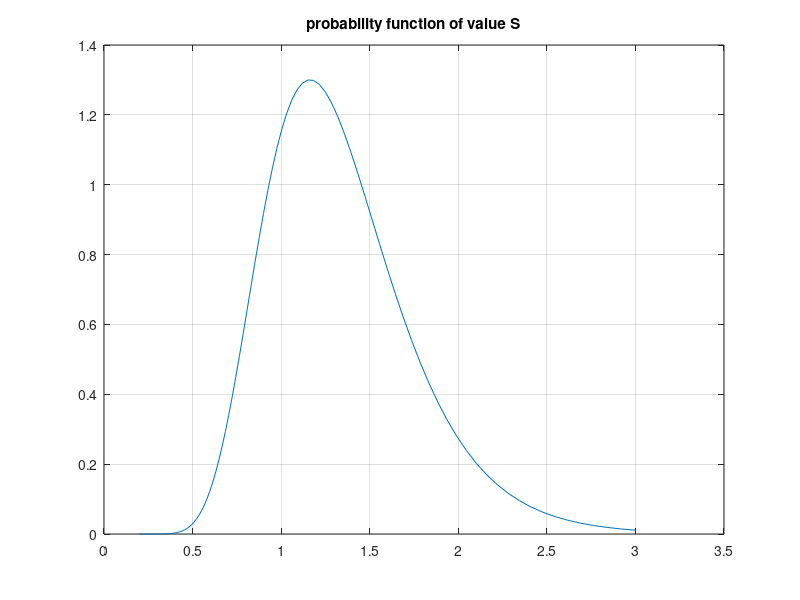
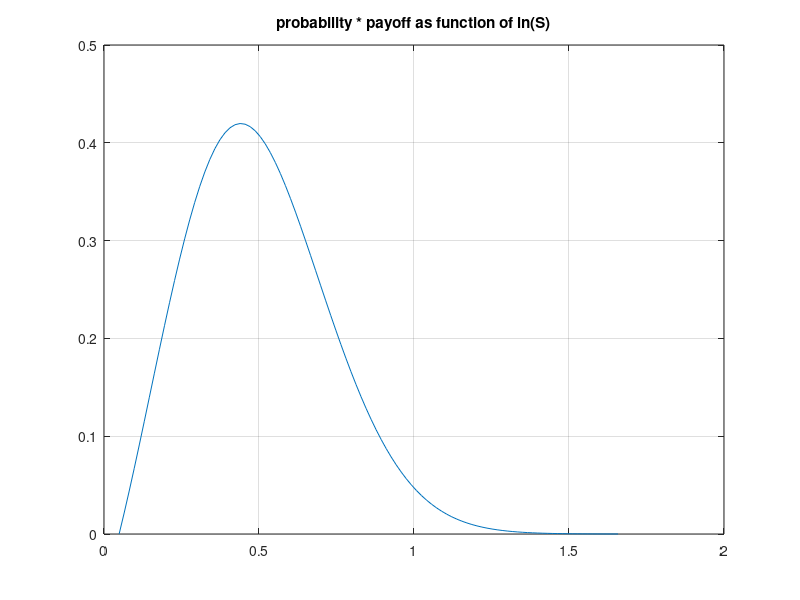
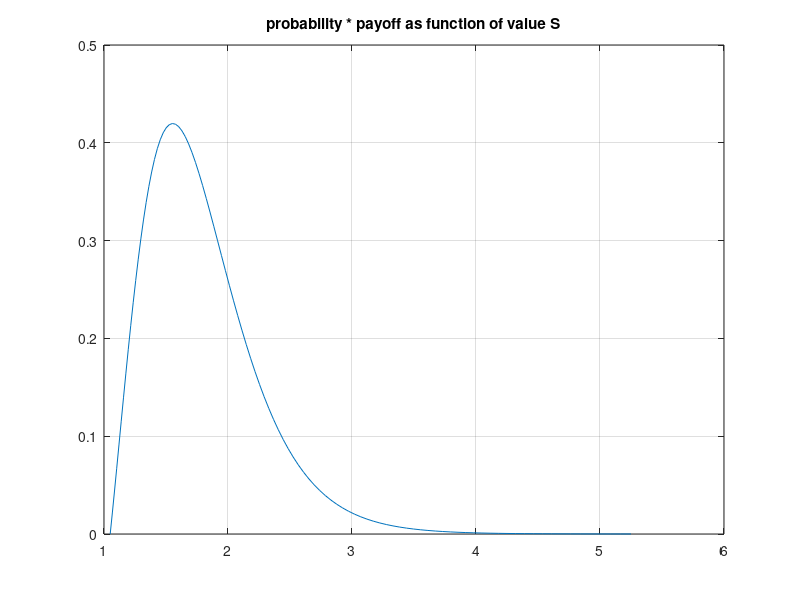
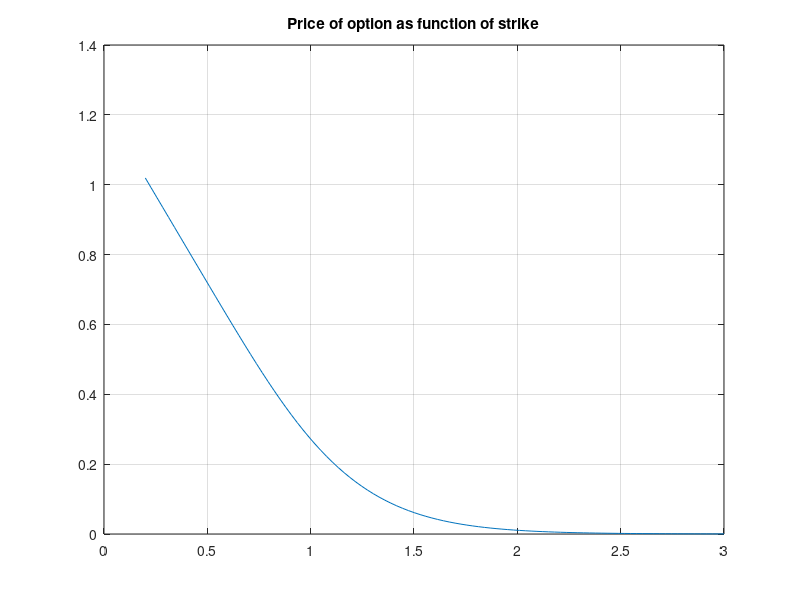

Here is the MATLAB script that generated these plots, in order:
rmean = 6.0481e-4     % mean of the daily interest rate
rstd = 0.0194         % standard deviation of the daily interest rate
N = 250               % number of trading days in a year
C = 1.05              % strike price

NN = 100;

zval = linspace(log(0.2),log(3),NN);
Prob = normpdf(zval,N*rmean,rstd*sqrt(N));
figure(1); plot(exp(zval),Prob)
           title('probability function of value S'); grid on

zval  = linspace(log(1),log(6),NN);
Prob  = normpdf(zval,N*rmean,rstd*sqrt(N));
prob1 = trapz(zval,Prob)

zval  = linspace(log(2),log(6),NN);
Prob  = normpdf(zval,N*rmean,rstd*sqrt(N));
prob2 = trapz(zval,Prob)

maxVal = 5*C;
zval = linspace(log(C),log(maxVal),NN);
Prob = normpdf(zval,N*rmean,rstd*sqrt(N));
payoffProb = (exp(zval)-C).*Prob;

figure(2); plot(zval,payoffProb)
           title('probability * payoff as function of ln(S)'); grid on

figure(3); plot(exp(zval),payoffProb)
           title('probability * payoff as function of value S'); grid on

OptionValue = trapz(zval,payoffProb)  % use builtin trapezoidal rule
NN    = 100;
cval  = linspace(0.2,3,100);
price = zeros(size(cval));

for k = 1:length(cval)
  zval = linspace(log(cval(k)),log(6),NN);
  Prob = normpdf(zval,N*rmean,rstd*sqrt(N));
  payoffProb = (exp(zval)-cval(k)).*Prob;
  price(k) = trapz(zval,payoffProb);
end%for

figure(4); plot(cval,price)
           title('Price of option as function of strike'); grid on
